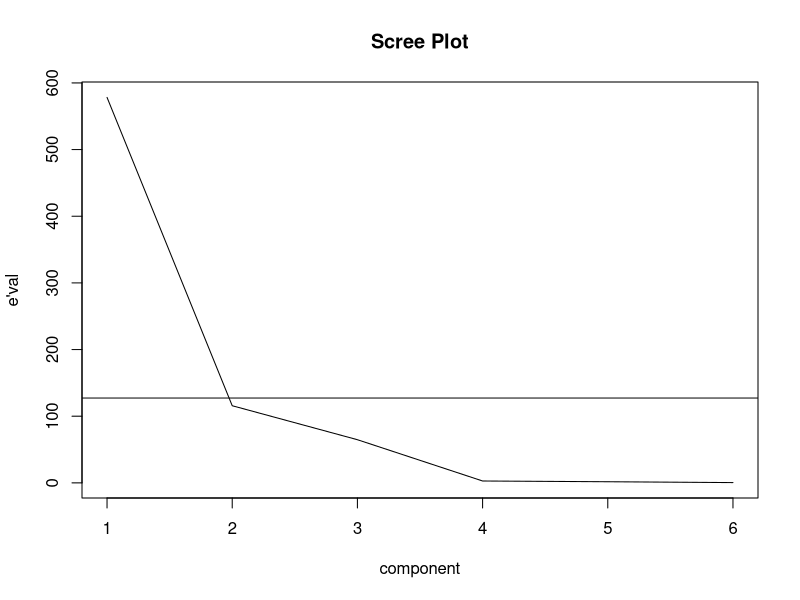
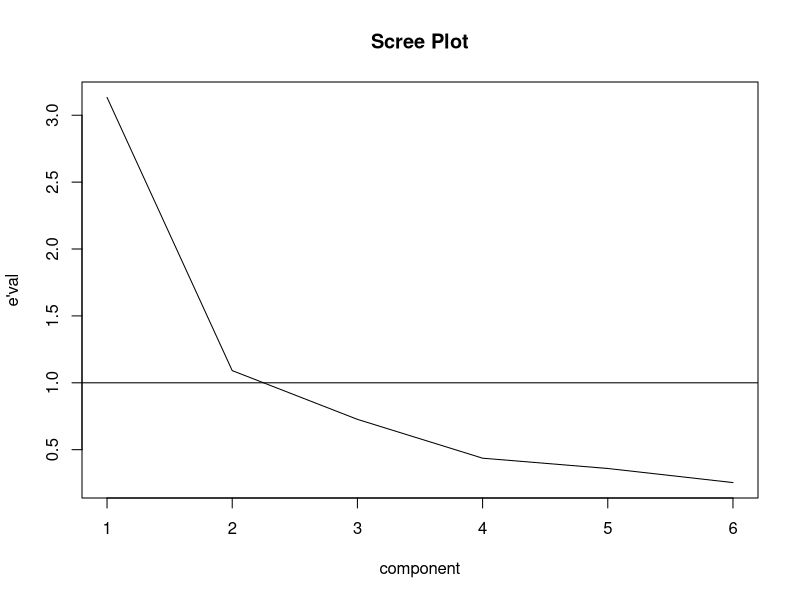

Source code (R) for these figures, in order:
gradespre <- read.table("grade.dat", col.names=
   c("Labmean","Labquiz","Hwmean","Pqmean","Project","Exam1","Exam2","ExamFin"))
grades <- gradespre[,-c(2,5)]
n <- nrow(grades)
p <- ncol(grades)
grades

X <- grades

## PCA on original data ##
eiginfo.X <- eigen(var(X))
eiginfo.X
## % and cumulative % for each principal component ##
cbind(eiginfo.X$values/sum(eiginfo.X$values),
      cumsum(eiginfo.X$values)/sum(eiginfo.X$values))




##### Selecting number of PCs (using original data) #####

### Approach (1) ###
cbind(eiginfo.X$values/sum(eiginfo.X$values),
      cumsum(eiginfo.X$values)/sum(eiginfo.X$values))
### Approach (1) retains 2 components for k=.80 and 2 components for k=.90

### Approach (2) ###
mean(eiginfo.X$values)
eiginfo.X$values
### Approach (2) retains 1 components

### Approach (3) ###
ts.plot(eiginfo.X$values,xlab="component",ylab="e'val")
abline(h=mean(eiginfo.X$values))
title("Scree Plot")
### Approach (3) retains 1? component 



##############################
##############################
## PCA on standardized data ##
##############################
##############################
eiginfo.X <- eigen(cor(X))
eiginfo.X
## % and cumulative % for each principal component ##
cbind(eiginfo.X$values/sum(eiginfo.X$values),
      cumsum(eiginfo.X$values)/sum(eiginfo.X$values))



##### Selecting number of PCs (using original data) #####

### Approach (1) ###
cbind(eiginfo.X$values/sum(eiginfo.X$values),
      cumsum(eiginfo.X$values)/sum(eiginfo.X$values))
### Approach (1) retains 3 components for k=.80 and 5 components for k=.90

### Approach (2) ###
mean(eiginfo.X$values)
eiginfo.X$values
### Approach (2) retains 2 components

### Approach (3) ###
ts.plot(eiginfo.X$values,xlab="component",ylab="e'val")
abline(h=mean(eiginfo.X$values))
title("Scree Plot")
### Approach (3) retains 1? component 
